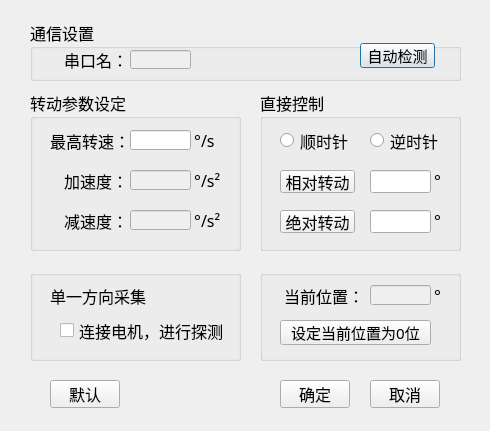
<?xml version="1.0" encoding="UTF-8"?>
<ui version="4.0">
 <class>portDialog</class>
 <widget class="QDialog" name="portDialog">
  <property name="geometry">
   <rect>
    <x>0</x>
    <y>0</y>
    <width>490</width>
    <height>431</height>
   </rect>
  </property>
  <property name="minimumSize">
   <size>
    <width>490</width>
    <height>415</height>
   </size>
  </property>
  <property name="windowTitle">
   <string>扫描电机设置</string>
  </property>
  <property name="windowIcon">
   <iconset resource="images.qrc">
    <normaloff>:/images/port.png</normaloff>:/images/port.png</iconset>
  </property>
  <widget class="QGroupBox" name="groupBox">
   <property name="geometry">
    <rect>
     <x>30</x>
     <y>20</y>
     <width>431</width>
     <height>61</height>
    </rect>
   </property>
   <property name="font">
    <font>
     <family>微软雅黑</family>
     <pointsize>12</pointsize>
    </font>
   </property>
   <property name="title">
    <string>通信设置</string>
   </property>
   <widget class="QLabel" name="label">
    <property name="geometry">
     <rect>
      <x>30</x>
      <y>30</y>
      <width>71</width>
      <height>19</height>
     </rect>
    </property>
    <property name="text">
     <string> 串口名：</string>
    </property>
   </widget>
   <widget class="QLineEdit" name="lineEdit_serialportName">
    <property name="enabled">
     <bool>false</bool>
    </property>
    <property name="geometry">
     <rect>
      <x>100</x>
      <y>30</y>
      <width>61</width>
      <height>19</height>
     </rect>
    </property>
    <property name="font">
     <font>
      <pointsize>10</pointsize>
     </font>
    </property>
    <property name="readOnly">
     <bool>false</bool>
    </property>
   </widget>
   <widget class="QPushButton" name="pushButton_auto_searchPort">
    <property name="geometry">
     <rect>
      <x>330</x>
      <y>23</y>
      <width>75</width>
      <height>25</height>
     </rect>
    </property>
    <property name="font">
     <font>
      <pointsize>11</pointsize>
     </font>
    </property>
    <property name="text">
     <string>自动检测</string>
    </property>
   </widget>
  </widget>
  <widget class="QGroupBox" name="groupBox_2">
   <property name="geometry">
    <rect>
     <x>30</x>
     <y>90</y>
     <width>211</width>
     <height>161</height>
    </rect>
   </property>
   <property name="font">
    <font>
     <family>微软雅黑</family>
     <pointsize>12</pointsize>
    </font>
   </property>
   <property name="title">
    <string>转动参数设定</string>
   </property>
   <widget class="QLabel" name="label_2">
    <property name="geometry">
     <rect>
      <x>20</x>
      <y>40</y>
      <width>81</width>
      <height>21</height>
     </rect>
    </property>
    <property name="text">
     <string>最高转速：</string>
    </property>
   </widget>
   <widget class="QLabel" name="label_3">
    <property name="geometry">
     <rect>
      <x>30</x>
      <y>80</y>
      <width>71</width>
      <height>21</height>
     </rect>
    </property>
    <property name="text">
     <string> 加速度：</string>
    </property>
   </widget>
   <widget class="QLabel" name="label_6">
    <property name="geometry">
     <rect>
      <x>30</x>
      <y>120</y>
      <width>71</width>
      <height>21</height>
     </rect>
    </property>
    <property name="text">
     <string> 减速度：</string>
    </property>
   </widget>
   <widget class="QLineEdit" name="lineEdit_SP">
    <property name="geometry">
     <rect>
      <x>100</x>
      <y>40</y>
      <width>61</width>
      <height>20</height>
     </rect>
    </property>
   </widget>
   <widget class="QLineEdit" name="lineEdit_AC">
    <property name="enabled">
     <bool>false</bool>
    </property>
    <property name="geometry">
     <rect>
      <x>100</x>
      <y>80</y>
      <width>61</width>
      <height>20</height>
     </rect>
    </property>
   </widget>
   <widget class="QLineEdit" name="lineEdit_DC">
    <property name="enabled">
     <bool>false</bool>
    </property>
    <property name="geometry">
     <rect>
      <x>100</x>
      <y>120</y>
      <width>61</width>
      <height>20</height>
     </rect>
    </property>
   </widget>
   <widget class="QLabel" name="label_7">
    <property name="geometry">
     <rect>
      <x>160</x>
      <y>40</y>
      <width>31</width>
      <height>21</height>
     </rect>
    </property>
    <property name="text">
     <string> °/s</string>
    </property>
   </widget>
   <widget class="QLabel" name="label_8">
    <property name="geometry">
     <rect>
      <x>160</x>
      <y>80</y>
      <width>41</width>
      <height>21</height>
     </rect>
    </property>
    <property name="text">
     <string> °/s²</string>
    </property>
   </widget>
   <widget class="QLabel" name="label_9">
    <property name="geometry">
     <rect>
      <x>160</x>
      <y>120</y>
      <width>41</width>
      <height>21</height>
     </rect>
    </property>
    <property name="text">
     <string> °/s²</string>
    </property>
   </widget>
  </widget>
  <widget class="QGroupBox" name="groupBox_3">
   <property name="geometry">
    <rect>
     <x>260</x>
     <y>90</y>
     <width>201</width>
     <height>161</height>
    </rect>
   </property>
   <property name="font">
    <font>
     <family>微软雅黑</family>
     <pointsize>12</pointsize>
    </font>
   </property>
   <property name="title">
    <string>直接控制</string>
   </property>
   <widget class="QRadioButton" name="radioButton_CW">
    <property name="geometry">
     <rect>
      <x>20</x>
      <y>40</y>
      <width>71</width>
      <height>21</height>
     </rect>
    </property>
    <property name="text">
     <string>顺时针</string>
    </property>
   </widget>
   <widget class="QRadioButton" name="radioButton_CCW">
    <property name="geometry">
     <rect>
      <x>110</x>
      <y>40</y>
      <width>71</width>
      <height>21</height>
     </rect>
    </property>
    <property name="text">
     <string>逆时针</string>
    </property>
   </widget>
   <widget class="QPushButton" name="pushButton_relative">
    <property name="geometry">
     <rect>
      <x>20</x>
      <y>80</y>
      <width>75</width>
      <height>23</height>
     </rect>
    </property>
    <property name="text">
     <string>相对转动</string>
    </property>
   </widget>
   <widget class="QPushButton" name="pushButton_absolute">
    <property name="geometry">
     <rect>
      <x>20</x>
      <y>120</y>
      <width>75</width>
      <height>23</height>
     </rect>
    </property>
    <property name="text">
     <string>绝对转动</string>
    </property>
   </widget>
   <widget class="QLineEdit" name="lineEdit_PR">
    <property name="geometry">
     <rect>
      <x>110</x>
      <y>80</y>
      <width>61</width>
      <height>23</height>
     </rect>
    </property>
   </widget>
   <widget class="QLineEdit" name="lineEdit_PA">
    <property name="geometry">
     <rect>
      <x>110</x>
      <y>120</y>
      <width>61</width>
      <height>23</height>
     </rect>
    </property>
   </widget>
   <widget class="QLabel" name="label_10">
    <property name="geometry">
     <rect>
      <x>170</x>
      <y>80</y>
      <width>21</width>
      <height>21</height>
     </rect>
    </property>
    <property name="text">
     <string> °</string>
    </property>
   </widget>
   <widget class="QLabel" name="label_11">
    <property name="geometry">
     <rect>
      <x>170</x>
      <y>120</y>
      <width>21</width>
      <height>21</height>
     </rect>
    </property>
    <property name="text">
     <string> °</string>
    </property>
   </widget>
  </widget>
  <widget class="QPushButton" name="pushButton_default">
   <property name="geometry">
    <rect>
     <x>50</x>
     <y>380</y>
     <width>70</width>
     <height>28</height>
    </rect>
   </property>
   <property name="font">
    <font>
     <family>微软雅黑</family>
     <pointsize>12</pointsize>
    </font>
   </property>
   <property name="text">
    <string>默认</string>
   </property>
  </widget>
  <widget class="QPushButton" name="pushButton_sure">
   <property name="geometry">
    <rect>
     <x>280</x>
     <y>380</y>
     <width>70</width>
     <height>28</height>
    </rect>
   </property>
   <property name="font">
    <font>
     <family>微软雅黑</family>
     <pointsize>12</pointsize>
    </font>
   </property>
   <property name="text">
    <string>确定</string>
   </property>
  </widget>
  <widget class="QPushButton" name="pushButton_cancel">
   <property name="geometry">
    <rect>
     <x>370</x>
     <y>380</y>
     <width>70</width>
     <height>28</height>
    </rect>
   </property>
   <property name="font">
    <font>
     <family>微软雅黑</family>
     <pointsize>12</pointsize>
    </font>
   </property>
   <property name="text">
    <string>取消</string>
   </property>
  </widget>
  <widget class="QGroupBox" name="groupBox_4">
   <property name="geometry">
    <rect>
     <x>260</x>
     <y>270</y>
     <width>201</width>
     <height>91</height>
    </rect>
   </property>
   <property name="font">
    <font>
     <family>微软雅黑</family>
     <pointsize>12</pointsize>
    </font>
   </property>
   <property name="title">
    <string/>
   </property>
   <widget class="QPushButton" name="pushButton_setPXis0">
    <property name="geometry">
     <rect>
      <x>20</x>
      <y>50</y>
      <width>151</width>
      <height>25</height>
     </rect>
    </property>
    <property name="font">
     <font>
      <family>微软雅黑</family>
      <pointsize>11</pointsize>
     </font>
    </property>
    <property name="text">
     <string>设定当前位置为0位</string>
    </property>
   </widget>
   <widget class="QLabel" name="label_12">
    <property name="geometry">
     <rect>
      <x>20</x>
      <y>15</y>
      <width>81</width>
      <height>21</height>
     </rect>
    </property>
    <property name="font">
     <font>
      <family>微软雅黑</family>
      <pointsize>12</pointsize>
     </font>
    </property>
    <property name="text">
     <string> 当前位置：</string>
    </property>
   </widget>
   <widget class="QLabel" name="label_13">
    <property name="geometry">
     <rect>
      <x>170</x>
      <y>15</y>
      <width>21</width>
      <height>21</height>
     </rect>
    </property>
    <property name="font">
     <font>
      <family>微软雅黑</family>
      <pointsize>12</pointsize>
     </font>
    </property>
    <property name="text">
     <string> °</string>
    </property>
   </widget>
   <widget class="QLineEdit" name="lineEdit_PX">
    <property name="enabled">
     <bool>false</bool>
    </property>
    <property name="geometry">
     <rect>
      <x>110</x>
      <y>15</y>
      <width>61</width>
      <height>20</height>
     </rect>
    </property>
   </widget>
  </widget>
  <widget class="QGroupBox" name="groupBox_motor">
   <property name="geometry">
    <rect>
     <x>30</x>
     <y>270</y>
     <width>211</width>
     <height>91</height>
    </rect>
   </property>
   <property name="title">
    <string/>
   </property>
   <widget class="QCheckBox" name="checkBox_motor_connected">
    <property name="geometry">
     <rect>
      <x>30</x>
      <y>50</y>
      <width>171</width>
      <height>21</height>
     </rect>
    </property>
    <property name="font">
     <font>
      <family>微软雅黑</family>
      <pointsize>12</pointsize>
     </font>
    </property>
    <property name="text">
     <string>连接电机，进行探测</string>
    </property>
   </widget>
   <widget class="QLabel" name="label_4">
    <property name="geometry">
     <rect>
      <x>20</x>
      <y>15</y>
      <width>101</width>
      <height>21</height>
     </rect>
    </property>
    <property name="font">
     <font>
      <family>微软雅黑</family>
      <pointsize>12</pointsize>
     </font>
    </property>
    <property name="text">
     <string>单一方向采集</string>
    </property>
   </widget>
  </widget>
 </widget>
 <resources>
  <include location="images.qrc"/>
 </resources>
 <connections/>
</ui>
